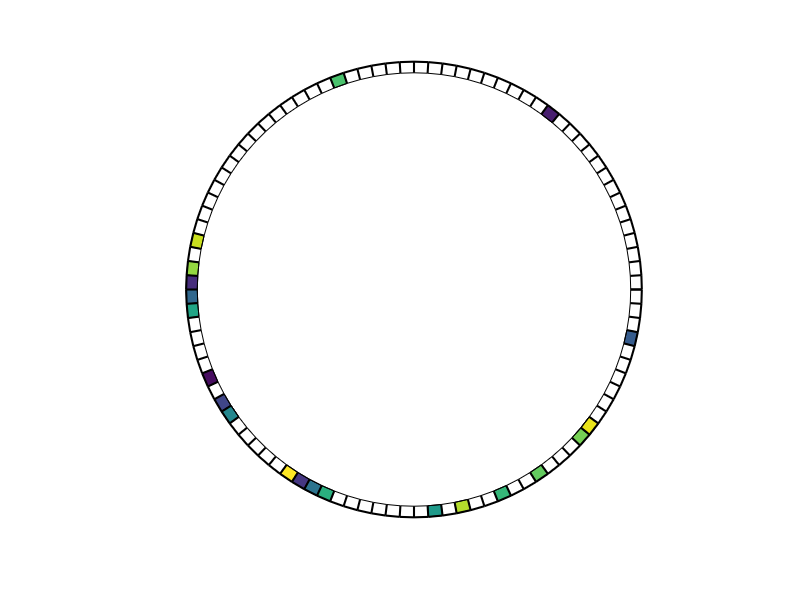
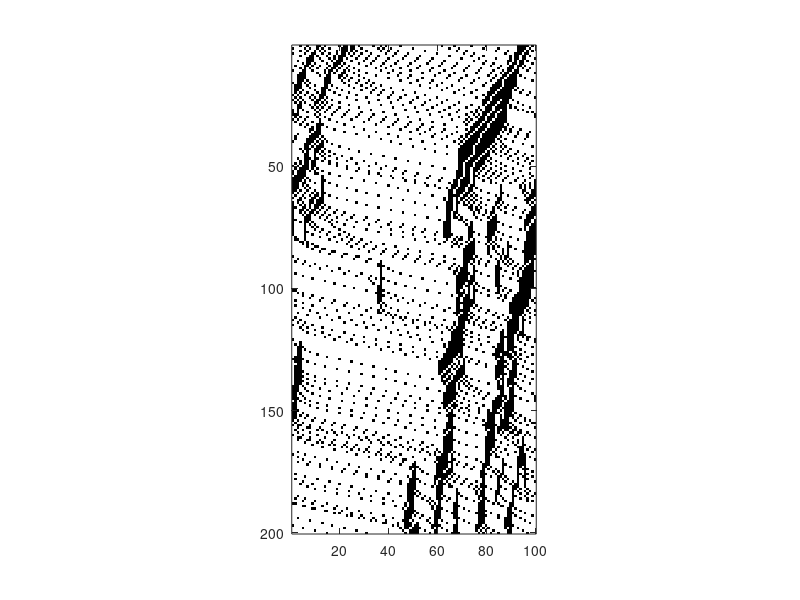

Reproduce these figures in MATLAB, in order.
function [rho, flux, vmean, Nacdnts] = nsacdnt(rho, p, L, tmax, animation, spacetime)
%
% NS: This script implements the Nagel Schreckenberg cellular automata based
% traffic model. Car move forward governed by NS algorithm:
% 
%   1. Acceleration. If the vehicle can speed up without hitting the speed 
%      limit vmax it will add one to its velocity, vn → vn + 1. Otherwise, 
%      the vehicle has constant speed, vn → vn.
%
%   2. Collision prevention. If the distance between the vehicle and the car
%      ahead of it, dn, is less than or equal to vn , i.e. the nth vehicle
%      will collide if it doesn't slow down, then vn → dn − 1.
%
%   3. Random slowing. Vehicles often slow for non-traffic reasons (cell 
%      phones, coffee mugs, even laptops) and drivers occasionally make 
%      irrational choices. With some probability pbrake, vn → vn − 1, 
%      presuming vn > 0.
%
%   4. Random speed up.  vn → vn + 1 presuming vn < vmax
%
%   5. Vehicle movement. The vehicles are deterministically moved by their 
%      velocities, xn → xn + vn .
%
% USAGE: flux = nsacdnt(rho, p, L, tmax, isdraw)
%        rho       = density of the traffic
%        p         = probability of random braking
%        L         = length of the load
%        tmax      = number of the iterations
%        animation = if show the animation of the traffic
%        spacetime = if plot the space-time after the simuation ended.
%        flux      = flux of the traffic
%
% zhou lvwen: zhou.lv.wen@gmail.com
%
rand('seed',0)
if nargin == 0; 
    rho = 0.25; p = 0.25; L = 100; tmax = 200; pacdnt = 0.001;
    animation = true; spacetime = true;
end

vmax = 5;                  % maximun speed
% place a distribution with density
ncar = round(L*rho);
rho = ncar/L;

x = sort(randperm(L, ncar));
v = vmax * ones(1,ncar);   % start everyone initially at vmax
isacdnt = zeros(size(x));

if animation; h = plotcirc(L,x,isacdnt,0.1); end

flux = 0;                  % number of cars that pass through the end
vmean = 0;
Nacdnts = 0;
road = zeros(tmax, L);
for t = 1:tmax
    % acceleration
    v = min(v+1, vmax);

    %collision prevention
    gaps = gaplength(x,L); % determine the space vehicles have to move

    v = min(v, gaps-1);
    
    % random speed drops
    vdrops = ( rand(1,ncar)<p & v>0);
    v = v-vdrops;
    
    % random speed add
    vadds = ( rand(1,ncar)<pacdnt & v>=0);
    v = min(v+vadds,vmax);
    
    
    % update the position
    x(v>0) = x(v>0) + v(v>0);
    passed = x>L;          % cars passed at time r
    x(passed) = x(passed) - L;% periodic boundary conditions
    
    [isacdnt, v, nacdnt] =  accident(isacdnt, v, x);
    Nacdnts = Nacdnts + nacdnt;
    if t>tmax/2
        flux = flux + sum(v(v>0)/L); %flux = flux + sum(passed); 
        vmean = vmean + mean(v(v>0));
    end
    road(t,x) = 1;
    if animation; [h,ha] = plotcirc(L,x,isacdnt,0.1,h); delete(ha);end
    
end
flux = flux/(tmax/2);
vmean = vmean/(tmax/2);

if spacetime; figure;imagesc(road);colormap([1,1,1;0,0,0]);axis image; end

% -------------------------------------------------------------------------

function [isacdnt, v, nacdnt] =  accident(isacdnt, v, x)
for xi =  unique(x);
    tot = find(x==xi);             % total
    old = find(x==xi&isacdnt==1);  % old
    new = find(x==xi&isacdnt==0);  % new
    if length(tot)>=2
        if isempty(old) && ~isempty(new)
            vmin = -1;
            v(new) = vmin - 5*[0:length(new)-1];
        else
            vmin = min(-1,min(v(old)));
            v(new) = vmin - 5*[1:length(new)];
        end
       isacdnt(tot) = 1;
    end
end
isacdnt(v>0) = 0;
nacdnt = sum(isacdnt);

% -------------------------------------------------------------------------

function gaps = gaplength(x,L)
% 
% GAPLENGTH: determine the gaps between vehicles
%
ncar = length(x);
gaps=zeros(1, ncar);
if ncar>0
    gaps = x([2:end 1]) -x;
    gaps(gaps<=0) = gaps(gaps<=0)+L;
end

% -------------------------------------------------------------------------

function [h, ha] = plotcirc(L,x,isacdnt,dt,h)
W = 0.05;  R = 1;
ncar = length(x);

theta = [0 : 2*pi/L : 2*pi];
xc = cos(theta);     yc = sin(theta);
xinner = (R-W/2)*xc; yinner = (R-W/2)*yc;
xouter = (R+W/2)*xc; youter = (R+W/2)*yc;

xi = [xinner(x);  xinner(x+1); xouter(x+1); xouter(x)];
yi = [yinner(x);  yinner(x+1); youter(x+1); youter(x)];

x = x(isacdnt==1);
xa = [xinner(x);  xinner(x+1); xouter(x+1); xouter(x)];
ya = [yinner(x);  yinner(x+1); youter(x+1); youter(x)];
if nargin == 4
    color = randperm(ncar);
    h = fill(xi,yi, color); hold on
    plot(xinner,yinner, 'k', xouter,youter, 'k','linewidth',1.5)
    plot([xinner; xouter], [yinner; youter],'k','linewidth',1.5)
    axis image; axis((R+2*W)*[-1 1 -1 1]); axis off
else
    for i=1:ncar;  set(h(i),'xdata',xi(:,i),'ydata',yi(:,i));  end
    ha = plot(xa,ya,'r','linewidth',3);
end
pause(dt)
